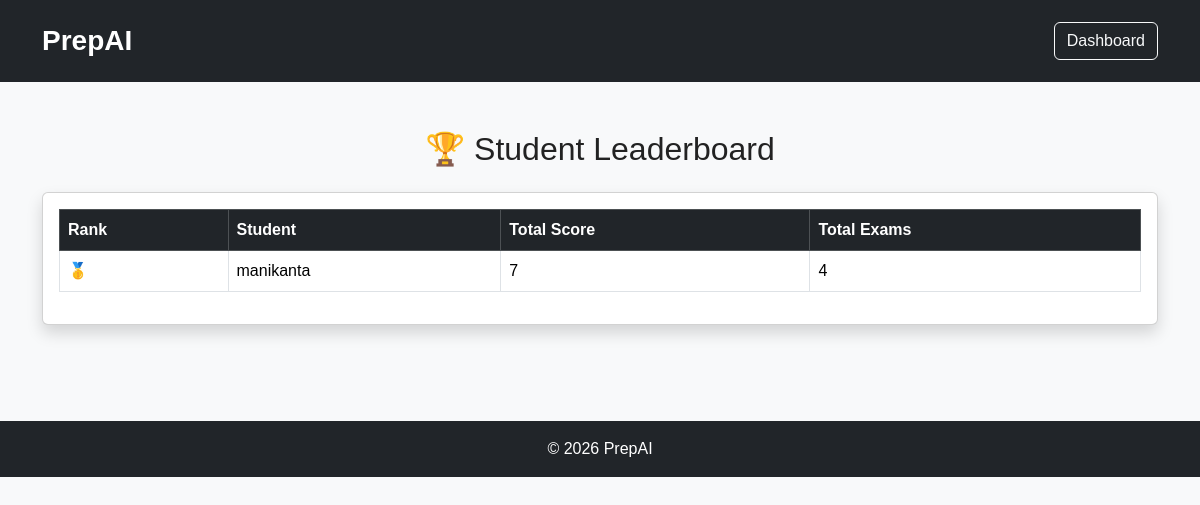
Page /leaderboard (signed in) on the committed database.
### app.py (models this page shows)
class User(UserMixin, db.Model):
    __tablename__ = "users"
    id = db.Column(db.Integer, primary_key=True)
    name = db.Column(db.String(100), nullable=False)
    email = db.Column(db.String(120), unique=True, nullable=False)
    password = db.Column(db.String(200), nullable=False)
    role = db.Column(db.String(20), nullable=False, default="user")

### app.py (the view)
@app.route("/leaderboard")
@login_required
def leaderboard():
    leaderboard = (
        db.session.query(
            User.name,
            db.func.sum(Result.score).label("total_score"),
            db.func.count(Result.id).label("total_exams")
        )
        .join(Result, User.id == Result.user_id)
        .group_by(User.id, User.name)
        .order_by(db.desc("total_score"))
        .all()
    )
    return render_template(
        "leaderboard.html",
        leaderboard=leaderboard
    )

### app.py (called while the page is built)
@login_manager.user_loader
def load_user(user_id):
    return User.query.get(int(user_id))

### templates/leaderboard.html (shortened to what this page needs)
<!DOCTYPE html>
<html lang="en">
<head>
<link href="https://cdn.jsdelivr.net/npm/bootstrap@5.3.3/dist/css/bootstrap.min.css" rel="stylesheet">
<link rel="stylesheet" href="{{ url_for('static', filename='css/style.css') }}">
</head>
<body class="bg-light">
<nav class="navbar navbar-dark bg-dark">
<div class="container">
<a class="navbar-brand fw-bold" href="/dashboard">
PrepAI
</a>
<a href="/dashboard" class="btn btn-outline-light">
Dashboard
</a>
</div>
</nav>
<div class="container py-5">
<h2 class="mb-4 text-center">
🏆 Student Leaderboard
</h2>
<div class="card shadow">
<div class="card-body">
<table class="table table-bordered table-hover">
<thead class="table-dark">
<tr>
<th>Rank</th>
<th>Student</th>
<th>Total Score</th>
<th>Total Exams</th>
</tr>
</thead>
<tbody>
{% for student in leaderboard %}
<tr>
<td>
{% if loop.index == 1 %}
🥇
{% elif loop.index == 2 %}
🥈
{% elif loop.index == 3 %}
🥉
{% else %}
{{ loop.index }}
{% endif %}
</td>
<td>{{ student.name }}</td>
<td>{{ student.total_score }}</td>
<td>{{ student.total_exams }}</td>
</tr>
{% endfor %}
</tbody>
</table>
</div>
</div>
</div>
<footer class="bg-dark text-white text-center py-3 mt-5">
© 2026 PrepAI
</footer>
</body>
</html>

### static/css/style.css (style rules this page uses)
* { margin:0; padding:0; box-sizing:border-box; font-family:'Poppins',sans-serif; }
body { background:#f5f7fb; color:#222; }
.navbar { padding:15px 0; }
.navbar-brand { font-size:28px; font-weight:700; }
footer { margin-top:80px; }

### rows in the picture
User: name "manikanta", total_score "7", total_exams "4"
